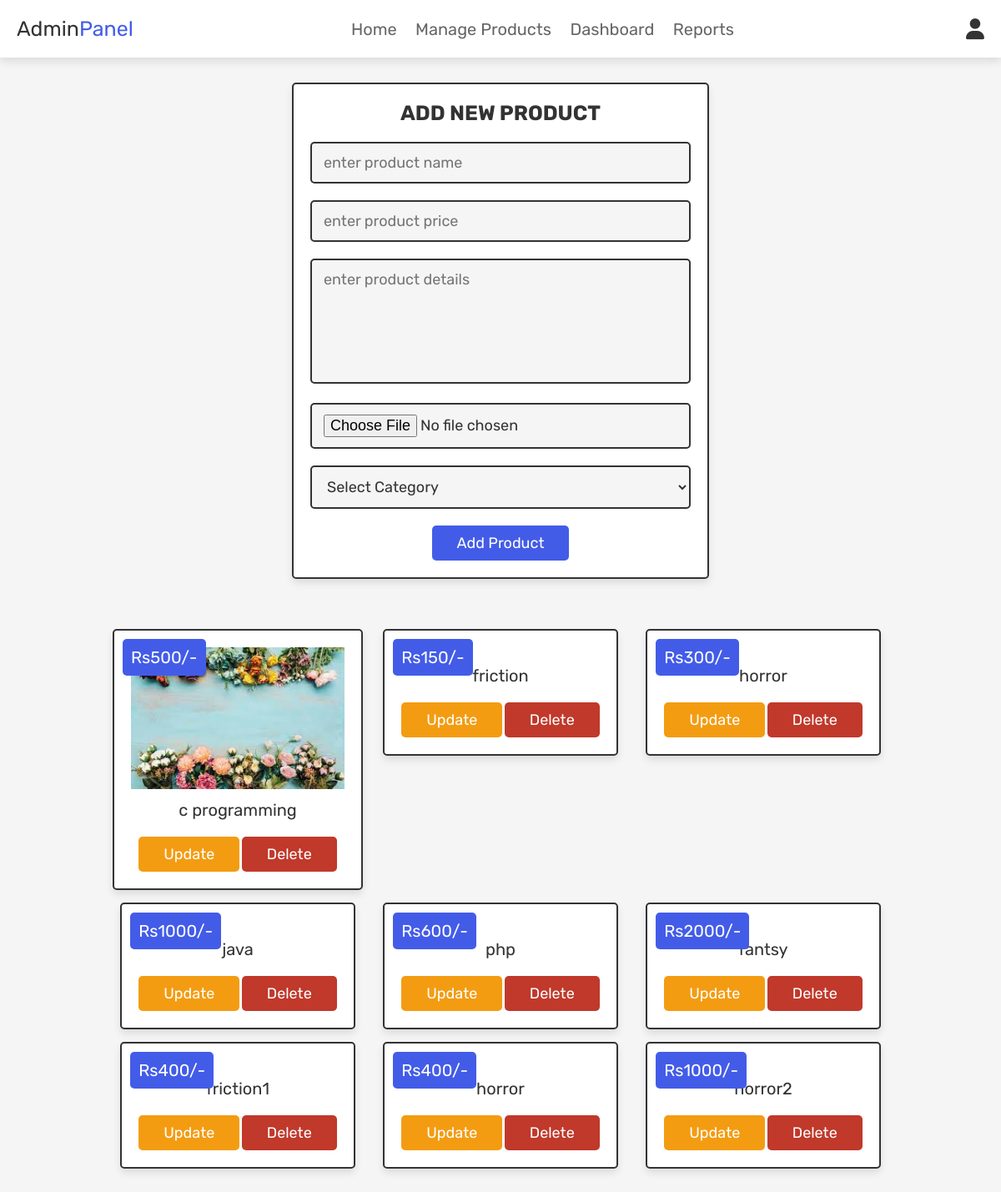
Page /admin_products.php (signed in) on the committed database.
### tables this page shows
CREATE TABLE `products` (
  `id` int(100) NOT NULL,
  `cate_id` int(12) NOT NULL,
  `name` varchar(100) NOT NULL,
  `details` varchar(500) NOT NULL,
  `price` int(100) NOT NULL,
  `image` varchar(100) NOT NULL
);

### admin_products.php (the view, shortened to what this page needs)
<?php
@include 'database.php';
?>
<!DOCTYPE html>
<html lang="en">
<head>
   <link rel="stylesheet" href="https://cdnjs.cloudflare.com/ajax/libs/font-awesome/6.0.0/css/all.min.css">
   <link rel="stylesheet" href="css/admin_style.css">
</head>
<body>
<?php @include 'admin_header.php'; ?>
<section class="add-products">
   <form action="" method="POST" enctype="multipart/form-data">
      <h3>add new product</h3>
      <input type="text" class="box" required placeholder="enter product name" name="name">
      <input type="number" min="0" class="box" required placeholder="enter product price" name="price">
      <textarea name="details" class="box" required placeholder="enter product details" cols="30" rows="10"></textarea>
      <input type="file" accept="image/jpg, image/jpeg, image/png" required class="box" name="image">
      <select name="category" class="box" required>
         <option value="">Select Category</option>
      </select>
      <input type="submit" value="add product" name="add_product" class="btn">
   </form>
</section>
<section class="show-products">
   <div class="box-container">
      <?php
         $select_products = mysqli_query($conn, "SELECT * FROM `products`") or die('query failed');
         if(mysqli_num_rows($select_products) > 0){
            while($fetch_products = mysqli_fetch_assoc($select_products)){
      ?>
      <div class="box">
         <div class="price">Rs<?php echo $fetch_products['price']; ?>/-</div>
          <img src="uploaded_img/<?php echo $fetch_products['image']; ?>" alt="" class="image">
         <div class="name"><?php echo $fetch_products['name']; ?></div>
         <a href="admin_update_product.php?update=<?php echo $fetch_products['id']; ?>" class="option-btn">update</a>
         <a href="admin_products.php?delete=<?php echo $fetch_products['id']; ?>" class="delete-btn" onclick="return confirm('delete this product?');">delete</a>
      </div>
      <?php
         }
      }else{
         echo '<p class="empty">no products added yet!</p>';
      }
      ?>
   </div>
</section>
</body>
</html>

### admin_header.php (shortened to what this page needs)
<header class="header">
   <div class="flex">
      <a href="admin_page.php" class="logo">Admin<span>Panel</span></a>
      <nav class="navbar">
         <a href="admin_page.php">Home</a>
         <a href="admin_products.php">Manage Products</a>
         <a href="dashboard.php">Dashboard</a>
         <a href="reports.php">Reports</a>
      </nav>
      <div class="icons">
         <div id="user-btn" class="fas fa-user"></div>
      </div>
   </div>
</header>

### css/admin_style.css (style rules this page uses)
:root { --blue:#435ce8; --red:#c0392b; --orange:#f39c12; --black:#333; --white:#fff; --light-color:#666; --light-white:#ccc; --light-bg:#f5f5f5; --border:.2rem solid var(--black); --box-shadow:0 .5rem 1rem rgba(0,0,0,.1); }
* { font-family: 'Rubik', sans-serif; margin:0; padding:0; box-sizing: border-box; outline: none; border:none; text-decoration: none; transition:all .2s linear; }
html { font-size: 62.5%; overflow-x: hidden; scroll-behavior: smooth; scroll-padding-top: 6.5rem; }
body { background: var(--light-bg); }
section { padding:3rem 2rem; }
.btn, .delete-btn, .option-btn { display: inline-block; border-radius: .5rem; margin-top: 1rem; font-size: 1.8rem; color:var(--white); cursor: pointer; padding:1rem 3rem; text-transform: capitalize; }
.btn { background-color: var(--blue); }
.delete-btn { background-color: var(--red); }
.option-btn { background-color: var(--orange); }
.header { position: sticky; top:0; left:0; right:0; z-index: 1000; background-color: var(--white); box-shadow: var(--box-shadow); }
.header .flex { display: flex; align-items: center; justify-content: space-between; padding:2rem; max-width: 1200px; margin:0 auto; position: relative; }
.header .flex .icons div { font-size: 2.5rem; margin-left: 1.7rem; cursor: pointer; color:var(--black); }
.header .flex .navbar a { margin:0 1rem; font-size: 2rem; color:var(--light-color); }
.header .flex .logo { font-size: 2.5rem; color:var(--black); }
.header .flex .logo span { color:var(--blue); }
.add-products form { max-width: 50rem; border-radius: .5rem; background-color: var(--white); border:var(--border); padding:2rem; text-align: center; margin:0 auto; box-shadow: var(--box-shadow); }
.add-products form h3 { font-size: 2.5rem; text-transform: uppercase; color:var(--black); margin-bottom: 1rem; }
.add-products form .box { width: 100%; margin:1rem 0; font-size: 1.8rem; color:var(--black); border-radius: .5rem; background-color: var(--light-bg); padding:1.2rem 1.4rem; border:var(--border); }
.add-products form textarea { height: 15rem; resize: none; }
.show-products .box-container { display: grid; grid-template-columns: repeat(auto-fit, 30rem); gap:1.5rem; align-items: flex-start; max-width: 1200px; margin: 0 auto; justify-content: center; }
.show-products .box-container .box { text-align: center; padding:2rem; border:var(--border); background-color: var(--white); box-shadow: var(--box-shadow); border-radius: .5rem; position: relative; max-width: 300px; margin: 0 auto; }
.show-products .box-container .box .image { width: 100%; height: auto; object-fit: cover; }
.show-products .box-container .box .price { background-color: var(--blue); position: absolute; top:1rem; left:1rem; border-radius: .5rem; color:var(--white); padding:1rem; font-size: 2rem; }
.show-products .box-container .box .name { margin:1rem 0; font-size: 2rem; color:var(--black); }

### rows in the picture
products: price "500", image (picture), name "c programming"
products: price "150", name "friction"
products: price "300", name "horror"
products: price "1000", name "java"
products: price "600", name "php"
products: price "2000", name "fantsy"
products: price "400", name "friction1"
products: price "400", name "horror"
products: price "1000", name "horror2"
